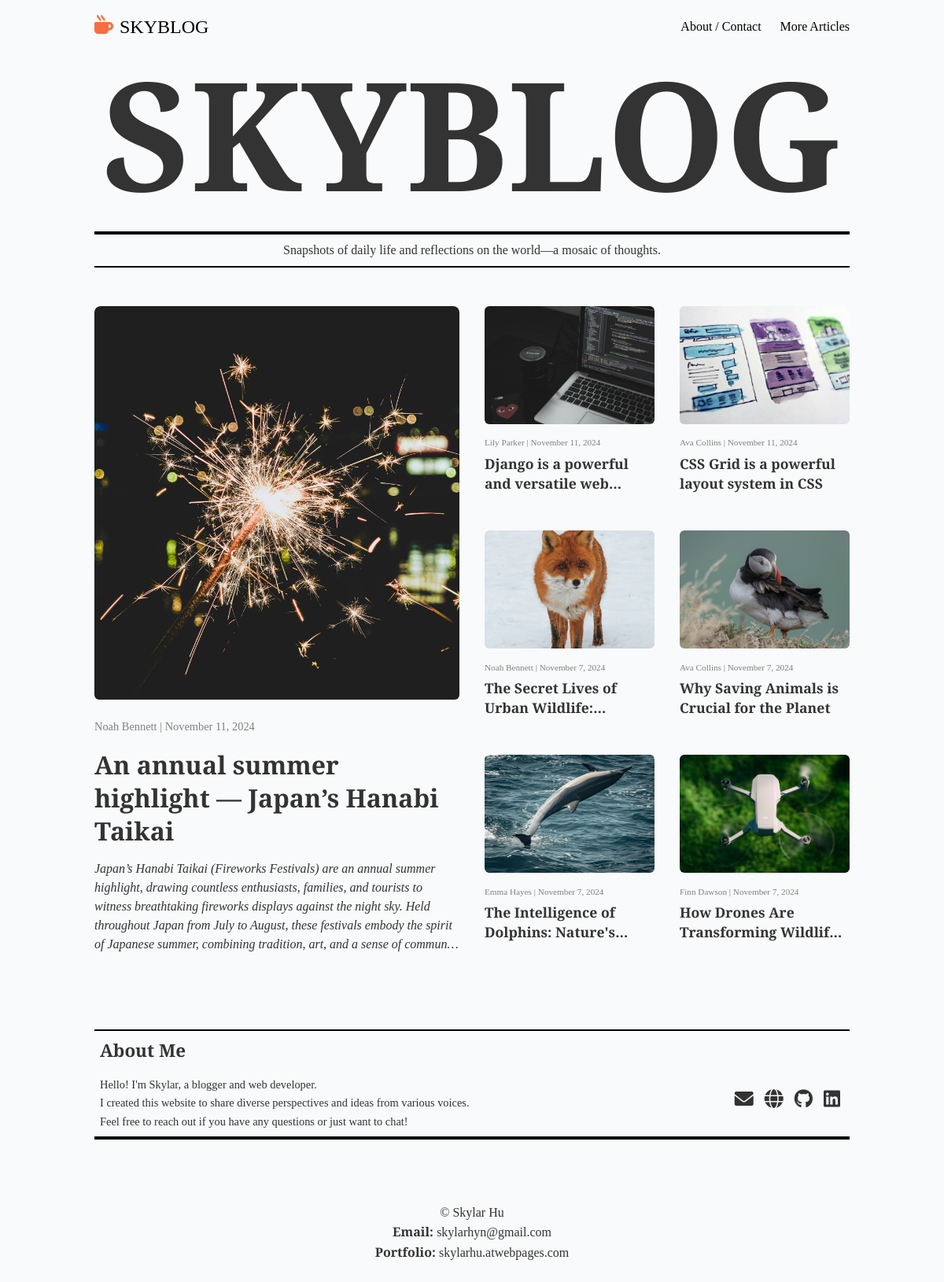
The page / on the database its author committed.
### blog/models.py (models this page shows, shortened)
class Post(models.Model):
  STATUS = (
    (0, "Draft"),
    (1, "Publish"),
  )
  image = models.ImageField(upload_to='posts/', blank=True, null=True)
  title = models.CharField(max_length=100, unique=True)
  slug = models.SlugField(max_length=100, unique=True)
  author = models.ForeignKey(User, on_delete=models.CASCADE, related_name="blog_posts")
  updated_on = models.DateTimeField(auto_now=True)
  content = models.TextField()
  created_on = models.DateTimeField(auto_now_add=True)
  status = models.IntegerField(
    choices=STATUS,
    default=0,
    verbose_name="Post Status",
    help_text="Set the status of the post to draft or publish."
    )
  class Meta:
    ordering = ['-created_on']

### blog/views.py (the view)
# urls.py: path('', views.PostList.as_view(), name='home'),
class PostList(generic.ListView):
    queryset = Post.objects.filter(status=1).order_by('-created_on')[:7]
    template_name = 'index.html'

### templates/index.html
{% extends "base.html" %}
{% load static %}
{% block content %}
<div class="body-container">
    <h1 class="index-title">SKYBLOG</h1>
    <div class="border-box">
      <p class="top-text">Snapshots of daily life and reflections on the world—a mosaic of thoughts.</p>
    </div>
    <div class="content-area">
      <div class="main-card">
        {% if post_list %}
        <div class="card">
          <a href="{% url 'post_detail' post_list.0.slug %}" class="card-link">
            <div class="card-body">
              {% if post_list.0.image %}
              <img src="{{ post_list.0.image.url }}" alt="{{ post_list.0.title }}" class="card-image">
              {% endif %}
              <p class="text-muted">{{ post_list.0.author.first_name }} {{ post_list.0.author.last_name }} | {{ post_list.0.created_on | date:"F j, Y" }}</p>
              <h2 class="main-title">{{ post_list.0.title }}</h2>
              <div class="text-content">
                <p>{{ post_list.0.content | safe }}</p>
              </div>
            </div>
          </a>
        </div>
        {% endif %}
      </div>
      <div class="cards-grid">
        {% for post in post_list|slice:"1:" %}
        <div class="card">
          <a href="{% url 'post_detail' post.slug %}" class="btn btn-primary">
            <div class="card-body">
              {% if post.image %}
              <img src="{{ post.image.url }}" alt="{{ post.title }}" class="card-image">
              {% endif %}
              <p class="grid-text-muted">{{ post.author.first_name }} {{ post.author.last_name }} | {{ post.created_on | date:"F j, Y" }}</p>
              <h2 class="grid-title">{{ post.title }}</h2>
            </div>
          </a>
        </div>
        {% endfor %}
      </div>
    </div>
</div>
{% endblock %}

### static/css/styles.css (style rules this page uses)
* { margin: 0; padding: 0; box-sizing: border-box; font-family: "Merriweather", serif; }
body { background-color: #f9fafb; color: #333; font-size: 16px; line-height: 1.6; padding-top: 60px; }
a { text-decoration: none; color: inherit; }
.body-container { margin-top: 2rem; display: flex; flex-direction: column; gap: 20px; }
.index-title { font-size: 16vw; text-align: center; line-height: 0.8; }
.border-box { width: 80%; margin: 1.8rem auto; border-top: 4px solid #000; border-bottom: 2px solid #000; padding: 7px; }
.border-box .top-text { text-align: center; }
.content-area { display: grid; grid-template-columns: 1fr 1fr; gap: 2rem; width: 80%; margin: 0 auto; }
.main-card .card { border: none; border-radius: 8px; overflow: hidden; }
.main-title { font-size: 2rem; font-weight: 700; margin-top: 1rem; line-height: 1.3; }
.cards-grid { display: grid; grid-template-columns: 1fr 1fr; gap: 2rem; }
.card { border: 1px solid #ddd; overflow: hidden; border: none; transition: transform 0.3s ease; }
.card-body img { width:100%; height: 500px; object-fit: cover; border-radius: 6px; }
.cards-grid img { height: 150px; }
.text-muted { color: gray; font-size: 0.9em; margin-top: 1rem; }
.text-content { display: -webkit-box; -webkit-line-clamp: 5; -webkit-box-orient: vertical; overflow: hidden; text-overflow: ellipsis; line-height: 1.5; color: #333; margin-top: 1rem; font-style: italic; }
.grid-title { font-size: 1.1rem; display: -webkit-box; -webkit-line-clamp: 2; -webkit-box-orient: vertical; overflow: hidden; text-overflow: ellipsis; line-height: 1.4; margin-top: 0.3rem; }
.grid-text-muted { font-size: 0.7em; margin-top: 0.5rem; color: gray; }

### rows shown on the page
Post: image (picture), author.first_name "Noah", author.last_name "Bennett", created_on "November 11, 2024", title "An annual summer highlight — Japan’s Hanabi Taikai", content "Japan’s Hanabi Taikai (Fireworks Festivals) are an annual summer highlight, drawing countless enthusiasts, families, and tourists to witness breathtaking fireworks displays against the night sky. Held throughout Japan from July to August, these festivals embody the spirit of Japanese summer, combining tradition, art, and a sense of…"
Post: image (picture), author.first_name "Lily", author.last_name "Parker", created_on "November 11, 2024", title "Django is a powerful and versatile…"
Post: image (picture), author.first_name "Ava", author.last_name "Collins", created_on "November 11, 2024", title "CSS Grid is a powerful layout system in CSS"
Post: image (picture), author.first_name "Noah", author.last_name "Bennett", created_on "November 7, 2024", title "The Secret Lives of Urban…"
Post: image (picture), author.first_name "Ava", author.last_name "Collins", created_on "November 7, 2024", title "Why Saving Animals is Crucial for the Planet"
Post: image (picture), author.first_name "Emma", author.last_name "Hayes", created_on "November 7, 2024", title "The Intelligence of Dolphins:…"
Post: image (picture), author.first_name "Finn", author.last_name "Dawson", created_on "November 7, 2024", title "How Drones Are Transforming…"
